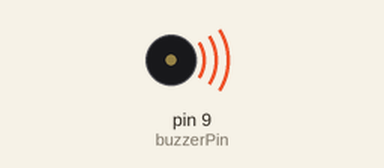
Simulated run of this sketch. Board: Arduino Uno, built with avr-gcc and run on an emulated ATmega328P. On the bench: buzzer (waves = sounding).

Above: at 0.1 s.
At 2.52 s:
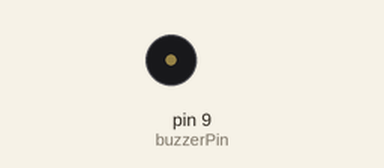
Timing chart, 0 to 3.0 s (numbered marks = the images above):
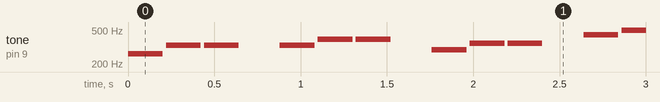

Measured:
- by itself, tone on pin 9 (buzzerPin): plays 262 Hz for 0.20 s, 330 Hz for 0.20 s, 330 Hz for 0.20 s, 330 Hz for 0.20 s, 392 Hz for 0.20 s, 392 Hz for 0.20 s … (444 notes in this stretch)

The sketch:

AR01_doremi.ino
```cpp
/*
 예제 9.1
 피에조 부저를 이용한 소리 출력
*/

int buzzerPin = 9;
int songLength = 16;

// 노래 데이터, 공백은 쉬는 구간을 나타낸다
char notes[] = "cee egg dff abb ";
// 음의 길이, 노래 데이터와 맞춰 음의 길이를 설정한다.
int beats[] = {1,1,1,1,1,1,1,1,1,1,1,1,1,1,1,1};

// 노래의 빠르기를 설정한다.
int tempo = 200;

void setup()
{
  // 부저핀을 출력으로 설정한다
  pinMode(buzzerPin, OUTPUT);
}


void loop()
{
  // 부저 출력 시간에 사용할 변수 설정
  int duration;

  // 노래 길이 데이터 갯수만큼 반복한다
  for (int i = 0; i < songLength; i++){
    // 한 음의 시간을 계산한다.
    duration = beats[i] * tempo;

    if (notes[i] == ' '){      // 공란일 경우 음을 출력하지 않는다
      delay(duration);
    }
    else{
      // tone 명령어를 통하여 부저 핀으로 사각파를 출력한다
tone(buzzerPin, frequency(notes[i]), duration);
delay(duration);

    }

    // 음이 바뀔 때 잠시 쉬어준다

    delay(tempo / 10);
  }
}

int frequency(char note){
  // 노래 데이터를 주파수 값으로 변경하기 위한 함수

  int i;
  // 음계의 갯수 설정
  int notes = 8;

  char names[] = { 'c', 'd', 'e', 'f', 'g', 'a', 'b', 'C' };
  int frequencies[] = {262,294,330,349,392,440,494,523};

  // 노래 데이터를 주파수 값으로 변경하기 위해 반복하여 비교한다
  for (i = 0; i < notes; i++){
    if (names[i] ==note ){
      // 맞는 값을 찾았을 경우 이 값을 회신한다
      return(frequencies[i]);
    };
  };
  // 앞의 for문에서 맞는 값을 못찾았을 경우 0을 회신한다
  return(0);
}
```
